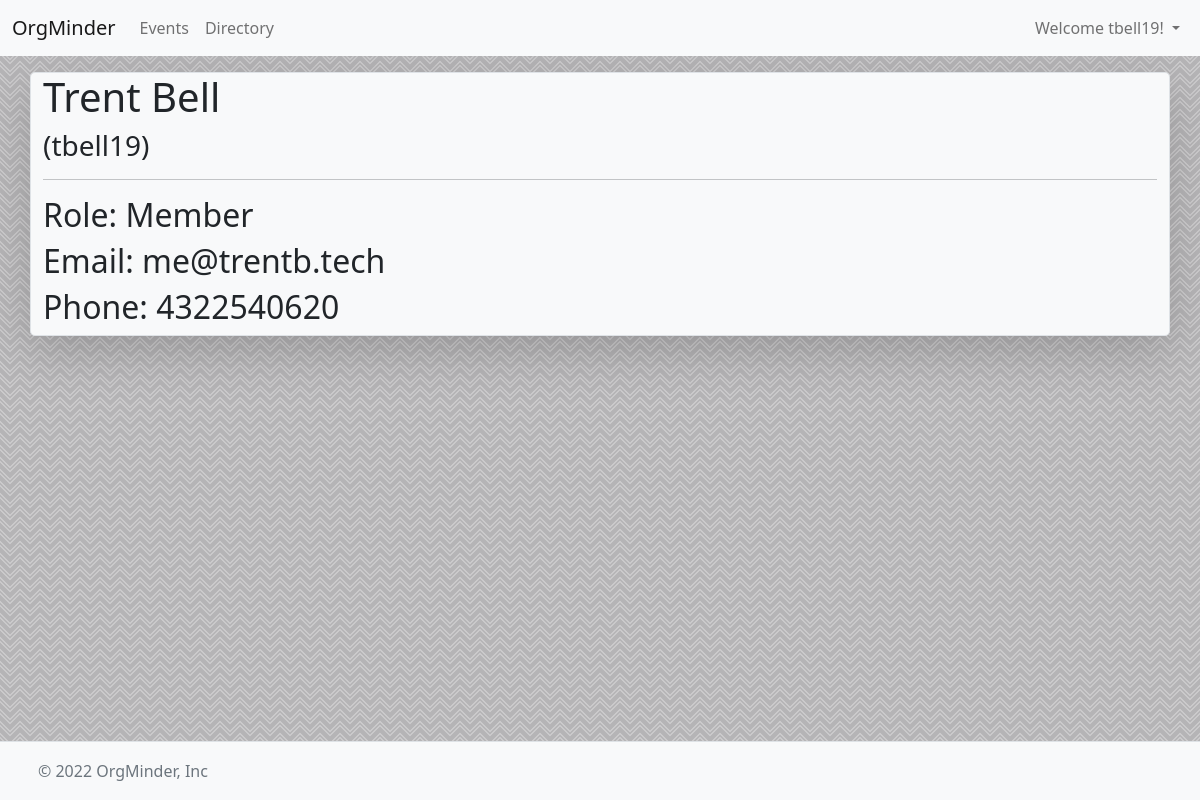
/profile?username=tbell19 (signed in), run on the app's committed database.
### tables this page shows
CREATE TABLE "LOGINS" (
	"USERNAME"	TEXT NOT NULL,
	"PASSWORD"	TEXT NOT NULL,
	"PERMISSIONLEVEL"	INTEGER NOT NULL DEFAULT 0,
	"PHONE"	TEXT,
	"EMAIL"	TEXT,
	"FIRSTNAME"	TEXT,
	"LASTNAME"	TEXT,
	PRIMARY KEY("USERNAME")
);

### main.py (the view)
@app.route("/profile")
def profile():
    if(not session.get("user_logged")):
        return redirect("/login")
    username = request.args.get("username")
    conn = sqlite3.connect(dbName)
    cur = conn.cursor()
    cur.execute("SELECT USERNAME,PERMISSIONLEVEL,EMAIL,FIRSTNAME,LASTNAME,PHONE FROM LOGINS WHERE USERNAME = (?)",(username,))
    result = cur.fetchone()
    userData = {
        "username":result[0],
        "permissionlevel":result[1],
        "email":result[2],
        "firstname":result[3],
        "lastname":result[4],
        "phone":result[5]
    }
    conn.commit()
    conn.close()
    return render_template("profile.html",username = session.get("user_logged"), data=userData)

### templates/profile.html (shortened to what this page needs)
{% extends 'default.html' %}
{% block body %}
<div class="container">
    <div class="row h-100 justify-content-center pt-3 ">
        <div class="col-12 align-self-center border bg-light my-auto rounded-3 border shadow-lg">
            <h1>{{data['firstname']}} {{data['lastname']}}</h1>
            <h3>({{data['username']}})</h3>
            <hr>
            <h2>Role:
                {% if data['permissionlevel'] == 0 %}
                    Member
                {% elif data['permissionlevel'] == 1 %}
                    Moderator
                {% elif data['permissionlevel'] == 2 %}
                    Administrator
                {% endif %}
            </h2>
            <h2>Email: {{data['email']}} </h2>
            <h2>Phone: {{data['phone']}}</h2>
        </div>
    </div>
</div>
{% endblock %}

### templates/default.html (shortened to what this page needs)
<!DOCTYPE html>
<html lang="en">
<head>
    <link href="https://cdn.jsdelivr.net/npm/bootstrap@5.1.3/dist/css/bootstrap.min.css" rel="stylesheet">
    <link rel="stylesheet" href="/static/css/style.css">
</head>
<body>
    {% if username %}
    <nav class="navbar navbar-expand-lg navbar-light bg-light">
        <div class="container-fluid">
            <a class="navbar-brand" href="./">OrgMinder</a>
            <div class="collapse navbar-collapse" id="navbarNavDropdown">
            <ul class="navbar-nav">
                <li class="nav-item">
                    <a class="nav-link" href="/events">Events</a>
                </li>
                <li class="nav-item">
                    <a class="nav-link" href="/directory">Directory</a>
                </li>
            </ul>
            </div>
            <div class="d-flex">
                <ul class="navbar-nav">
                    <li class="nav-item dropdown">
                        <a class="nav-link dropdown-toggle" href="#" id="navbarDropdownMenuLink" role="button" data-bs-toggle="dropdown" aria-expanded="false">
                            Welcome {{username}}!
                        </a>
                    </li>
                </ul>
            </div>
        </div>
    </nav>
    {% endif %}
    {% block body %}
    {% endblock %}
    <footer class="d-flex flex-wrap justify-content-between align-items-center py-3 border-top bg-light fixed-bottom">
        <div class="col-md-4 d-flex align-items-center">
          <a href="/" class="mb-3 me-2 mb-md-0 text-muted text-decoration-none lh-1">
            <svg class="bi" width="30" height="24"><use xlink:href="#bootstrap"></use></svg>
          </a>
          <span class="text-muted">© 2022 OrgMinder, Inc</span>
        </div>
        <ul class="nav col-md-4 justify-content-end list-unstyled d-flex">
          <li class="ms-3"><a class="text-muted" href="#"><svg class="bi" width="24" height="24"><use xlink:href="#twitter"></use></svg></a></li>
          <li class="ms-3"><a class="text-muted" href="#"><svg class="bi" width="24" height="24"><use xlink:href="#instagram"></use></svg></a></li>
          <li class="ms-3"><a class="text-muted" href="#"><svg class="bi" width="24" height="24"><use xlink:href="#facebook"></use></svg></a></li>
        </ul>
      </footer>
</body>
</html>

### static/css/style.css (style rules this page uses)
body { background-color: #b5b4b6; }

### data on the page
LOGINS: USERNAME "tbell19", firstname "Trent", lastname "Bell", username "tbell19", email "me@trentb.tech", phone "4322540620"
